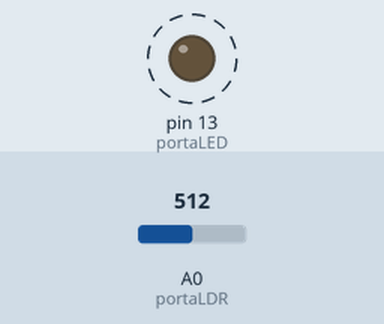
Simulated run of this sketch. Board: Arduino Uno, built with avr-gcc and run on an emulated ATmega328P. On the bench: output pins drawn as LEDs (lit = HIGH). Dashed ring = blinking. Inputs (shaded band) come from the test bench; at power-on: A0 (portaLDR) = 512. What the sketch prints to the serial monitor is not drawn.

Above: at 0.2 s.
Timing chart, 0 to 3.0 s (numbered marks = the images above):
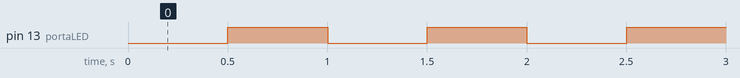

Measured:
- by itself, pin 13 (portaLED): alternates HIGH for 0.50 s and LOW for 0.50 s

The sketch:

testar_ldr.ino
```cpp
/*
* Prog: Leitor de LDR on-off (ler o valor medio das leituras qnt tem luz e nao)
* Criado em: 12 abr 21
* Criado por: Daniel H. N. Dantas
*/

#define portaLED 13 	//Porta a ser utilizada para ligar o led
#define portaLDR A0		//Porta analógica utilizada pelo LDR

String	estado="";		      //gaveta para colocar o nome Lig ou Deslig
unsigned long	media_LDR=0;	//media das leituras do ldr
unsigned long	contador=0;		//contad auxi de leituras
unsigned long	pega_tempo=0;	//pega tempo para não usar o delay

void setup()
{
  pinMode(portaLED, OUTPUT);	//Define a porta do Led como saída
  pinMode(portaLDR, INPUT_PULLUP);		//Define a porta do LDR como entrada para não deixar flutuando coloquei pull_up
  Serial.begin(9600); 			//Inicia a serial
}

void loop()
{
  //Ler o estado do LED e guarda na string para imprimir Lig ou Deslig
  estado = digitalRead(portaLED)?"Ligado":"Desliado";

  //leitura media do ldr
  media_LDR=0;	//zera para recebe novos valores
  contador=0;	//zera para reinicar a contagem
  pega_tempo=millis();	//iniciar a marcacao do tempo
  while(millis()-pega_tempo<500){
    media_LDR+=analogRead(portaLDR);
    contador++;
  }
  media_LDR/=contador;

  //Imprime o estado do LED e o valor lido no LDR
  Serial.println(estado+" - "+media_LDR);

  //Escreve o novo estado no LED invertendo a condicao lida no inicio
  digitalWrite(portaLED,!digitalRead(portaLED));
}


/*
Este programa pode ser usado para distinguir cores também
*/
```
